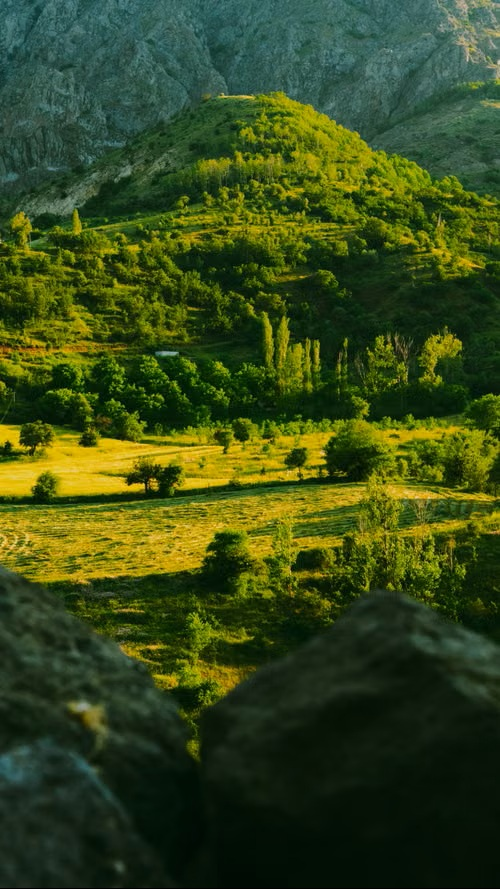
#> input picture Day26/input_images/document1.jpg, 500 x 889 px
$ python morphological_operations.py
#> lines starting #> are read from the running program, lines starting #| are printed output that depends on the picture; after the words box and inside, x2 and y2 are one past the last pixel; in counts of white or black regions, pixels touching at a corner belong together

import cv2
import numpy as np
import os

# 1. Get Day26 folder location
base_folder = os.path.dirname(os.path.abspath(__file__))

# Input image path
image_path = os.path.join(
    base_folder, "input_images", "document1.jpg"
)

# Output folder path
output_folder = os.path.join(
    base_folder, "output_images"
)

# Create output folder
os.makedirs(output_folder, exist_ok=True)

# 2. Read image
image = cv2.imread(image_path)
#> image is the input picture: shape (889, 500, 3); mean B, G, R 25.9, 72.6, 55.4

if image is None:
    print("Image not found!")
    exit()

print("Image loaded successfully!")

# 3. Convert to grayscale
gray = cv2.cvtColor(image, cv2.COLOR_BGR2GRAY)
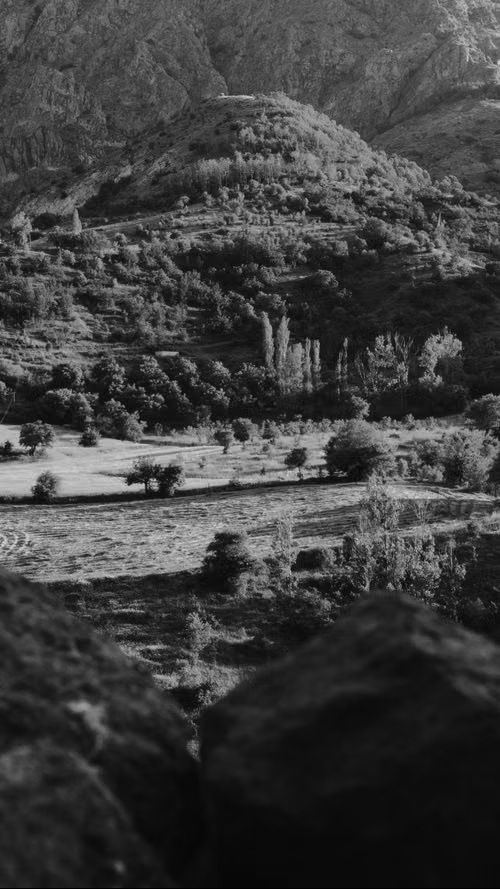
#> gray: shape (889, 500); min 1, max 217, mean 62.1

# 4. Convert to binary image
_, binary = cv2.threshold(
    gray, 127, 255, cv2.THRESH_BINARY
)
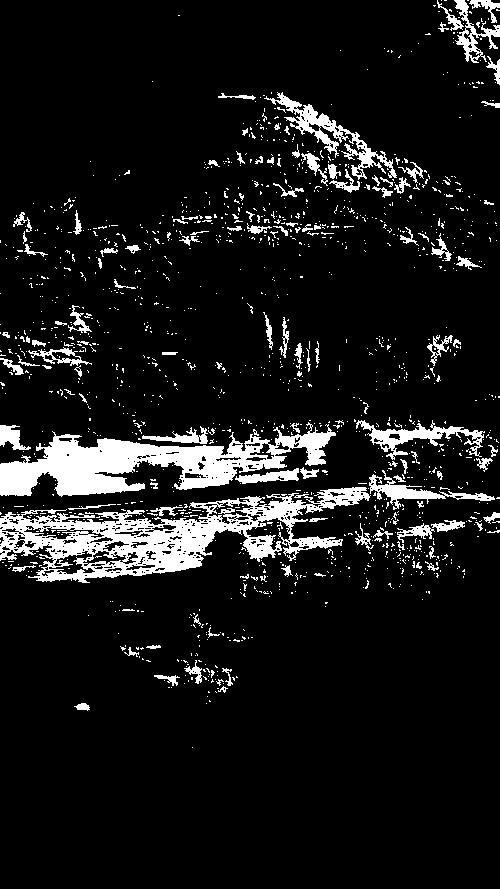
#> binary: shape (889, 500); 9.6% white; 1409 white regions (1286 under 20 px), largest, box (x1, y1, x2, y2) and area: (0, 487, 371, 583) 12676, (0, 422, 336, 497) 10639, (264, 92, 397, 180) 2041

# 5. Create kernel
kernel = np.ones((5, 5), np.uint8)

# 6. Erosion
erosion = cv2.erode(binary, kernel, iterations=1)
#> erosion: shape (889, 500); 2.2% white; 133 white regions (99 under 20 px), largest, box (x1, y1, x2, y2) and area: (0, 438, 232, 494) 5688, (138, 532, 199, 570) 599, (181, 522, 222, 550) 463

# 7. Dilation
dilation = cv2.dilate(binary, kernel, iterations=1)
#> dilation: shape (889, 500); 23.2% white; 222 white regions (2 under 20 px), largest, box (x1, y1, x2, y2) and area: (0, 395, 500, 599) 36801, (0, 410, 350, 499) 18713, (216, 90, 432, 200) 9027

# 8. Opening
opening = cv2.morphologyEx(
    binary, cv2.MORPH_OPEN, kernel
)
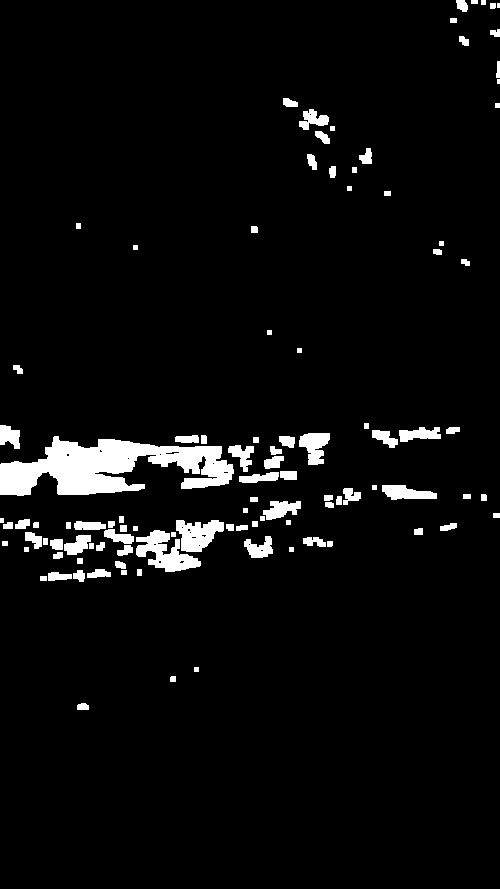
#> opening: shape (889, 500); 4.6% white; 104 white regions (2 under 20 px), largest, box (x1, y1, x2, y2) and area: (0, 436, 234, 496) 7904, (136, 530, 201, 572) 1366, (176, 520, 224, 552) 1012

# 9. Closing
closing = cv2.morphologyEx(
    binary, cv2.MORPH_CLOSE, kernel
)
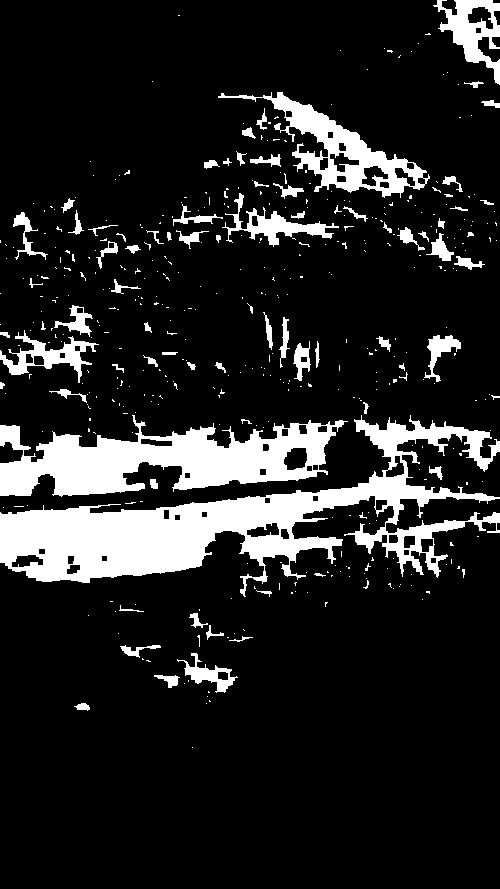
#> closing: shape (889, 500); 13.9% white; 450 white regions (372 under 20 px), largest, box (x1, y1, x2, y2) and area: (0, 415, 500, 597) 26902, (0, 415, 348, 497) 14656, (218, 92, 430, 198) 5427

# 10. Morphological Gradient
gradient = cv2.morphologyEx(
    binary, cv2.MORPH_GRADIENT, kernel
)
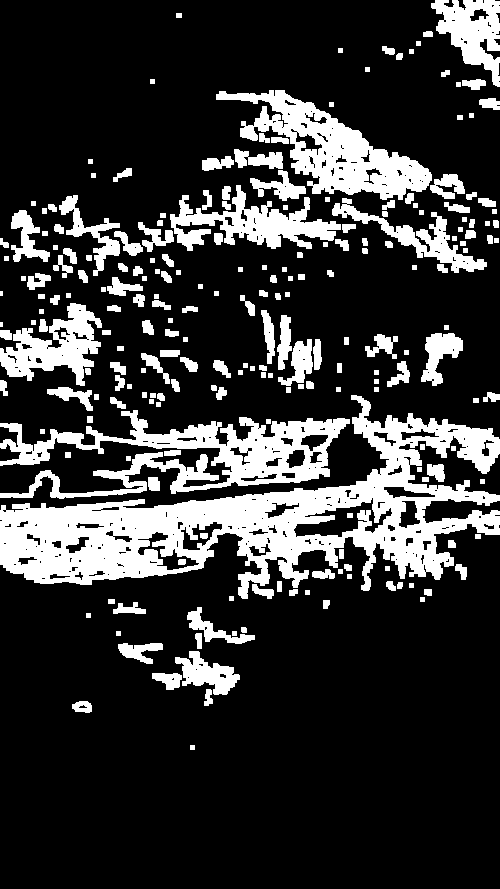
#> gradient: shape (889, 500); 21% white; 227 white regions (2 under 20 px), largest, box (x1, y1, x2, y2) and area: (0, 395, 500, 599) 33880, (0, 410, 350, 499) 11874, (216, 90, 432, 200) 8799

# 11. Top Hat
top_hat = cv2.morphologyEx(
    binary, cv2.MORPH_TOPHAT, kernel
)
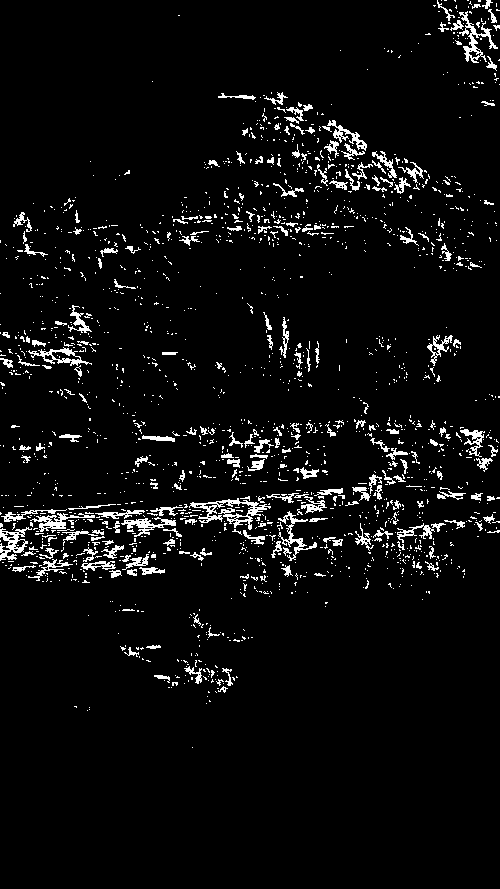
#> top_hat: shape (889, 500); 4.9% white in thin lines or dots, all inside (x1, y1, x2, y2) = (0, 0, 500, 748)

# 12. Black Hat
black_hat = cv2.morphologyEx(
    binary, cv2.MORPH_BLACKHAT, kernel
)
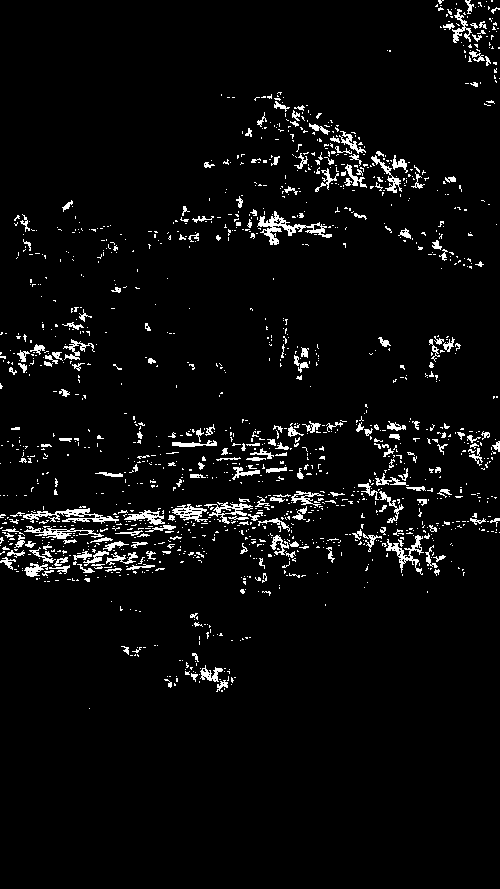
#> black_hat: shape (889, 500); 4.3% white in thin lines or dots, all inside (x1, y1, x2, y2) = (0, 0, 500, 709)

# 13. Display results
cv2.imshow("Original Binary", binary)
cv2.imshow("Erosion", erosion)
cv2.imshow("Dilation", dilation)
cv2.imshow("Opening", opening)
cv2.imshow("Closing", closing)
cv2.imshow("Gradient", gradient)
cv2.imshow("Top Hat", top_hat)
cv2.imshow("Black Hat", black_hat)

# 14. Save all images in Day26/output_images

cv2.imwrite(os.path.join(output_folder, "binary.jpg"), binary)
cv2.imwrite(os.path.join(output_folder, "erosion.jpg"), erosion)
cv2.imwrite(os.path.join(output_folder, "dilation.jpg"), dilation)
cv2.imwrite(os.path.join(output_folder, "opening.jpg"), opening)
cv2.imwrite(os.path.join(output_folder, "closing.jpg"), closing)
cv2.imwrite(os.path.join(output_folder, "gradient.jpg"), gradient)
cv2.imwrite(os.path.join(output_folder, "top_hat.jpg"), top_hat)
cv2.imwrite(os.path.join(output_folder, "black_hat.jpg"), black_hat)

# 15. Finish
print("All morphological operations completed!")

print("Images saved in:", output_folder)

cv2.waitKey(0)
cv2.destroyAllWindows()

$ run again, with Day26/input_images/document2.jpg copied over Day26/input_images/document1.jpg
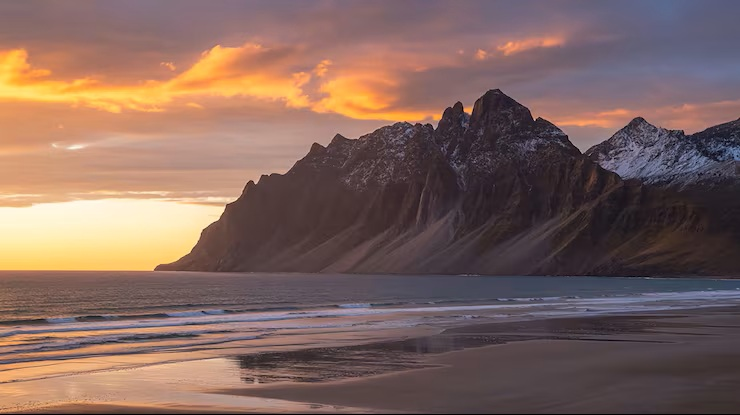
#> input picture Day26/input_images/document2.jpg, 740 x 415 px
#> image is the input picture: shape (415, 740, 3); mean B, G, R 94.2, 101.7, 128.6
#> `_, binary = cv2.threshold( gray, 127, 255, cv2.THRESH_BINARY )`:
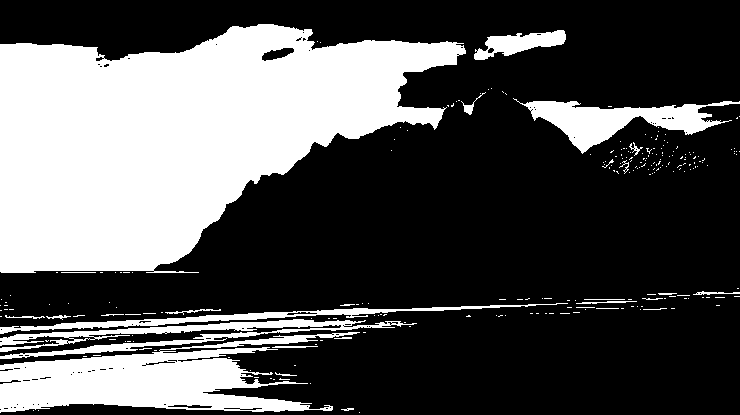
#> binary: shape (415, 740); 32.6% white; 244 white regions (217 under 20 px), largest, box (x1, y1, x2, y2) and area: (0, 24, 466, 273) 71723, (0, 332, 360, 413) 13960, (513, 98, 740, 154) 4633
#> erosion: shape (415, 740); 27% white; 37 white regions (22 under 20 px), largest, box (x1, y1, x2, y2) and area: (0, 26, 463, 271) 68226, (0, 352, 305, 410) 9611, (531, 103, 709, 150) 3147
#> dilation: shape (415, 740); 39.6% white; 29 white regions, largest, box (x1, y1, x2, y2) and area: (0, 22, 494, 275) 75778, (0, 296, 677, 415) 33528, (511, 96, 740, 157) 6375
#> opening: shape (415, 740); 30.6% white; 27 white regions, largest, box (x1, y1, x2, y2) and area: (0, 24, 465, 273) 71451, (0, 348, 307, 412) 12412, (529, 101, 711, 152) 4324
#> closing: shape (415, 740); 34.6% white; 72 white regions (57 under 20 px), largest, box (x1, y1, x2, y2) and area: (0, 24, 466, 273) 72062, (0, 299, 675, 415) 26468, (513, 98, 740, 154) 4778
#> gradient: shape (415, 740); 12.6% white; 36 white regions, largest, box (x1, y1, x2, y2) and area: (0, 296, 677, 415) 22201, (0, 22, 494, 275) 7157, (511, 96, 740, 157) 3142
#> top_hat: shape (415, 740); 2% white in thin lines or dots
#> `black_hat = cv2.morphologyEx( binary, cv2.MORPH_BLACKHAT, kernel )`:
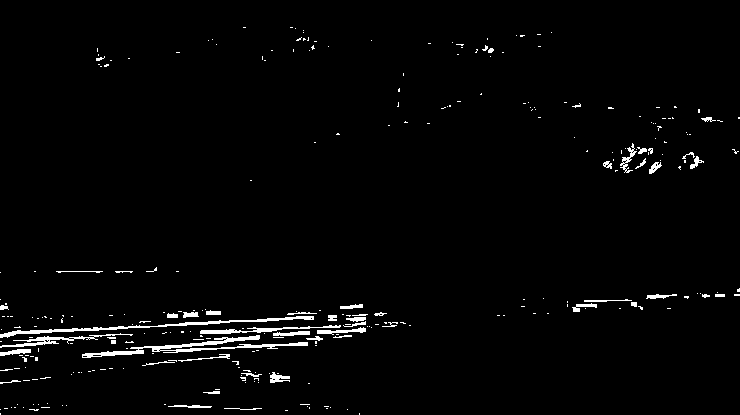
#> black_hat: shape (415, 740); 2% white; 291 white regions (242 under 20 px), largest, box (x1, y1, x2, y2) and area: (82, 335, 308, 358) 1108, (0, 316, 314, 338) 878, (0, 333, 133, 348) 417

$ run again, with Day26/input_images/document3.jpg copied over Day26/input_images/document1.jpg
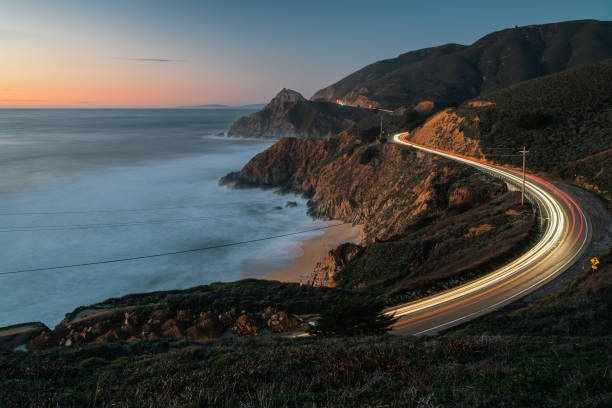
#> input picture Day26/input_images/document3.jpg, 612 x 408 px
#> image is the input picture: shape (408, 612, 3); mean B, G, R 78.1, 78, 73.5
#> `_, binary = cv2.threshold( gray, 127, 255, cv2.THRESH_BINARY )`:
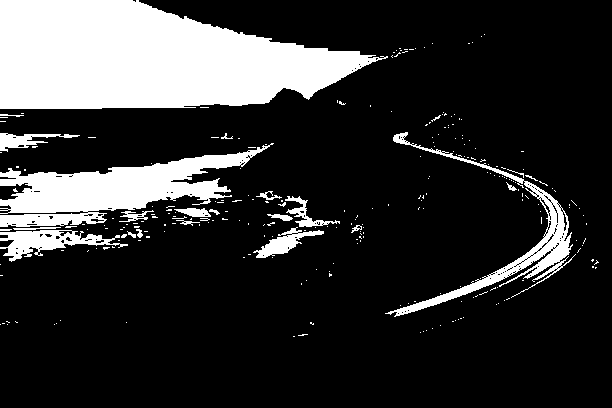
#> binary: shape (408, 612); 19.4% white; 265 white regions (241 under 20 px), largest, box (x1, y1, x2, y2) and area: (0, 0, 388, 109) 29827, (0, 143, 274, 227) 9633, (385, 132, 576, 317) 3806
#> erosion: shape (408, 612); 14.6% white; 32 white regions (16 under 20 px), largest, box (x1, y1, x2, y2) and area: (0, 0, 366, 107) 28195, (0, 155, 244, 211) 6210, (10, 233, 62, 254) 508
#> dilation: shape (408, 612); 26% white; 58 white regions (1 under 20 px), largest, box (x1, y1, x2, y2) and area: (0, 0, 418, 124) 31931, (0, 141, 276, 264) 17373, (383, 130, 588, 319) 8493
#> opening: shape (408, 612); 17.2% white; 19 white regions, largest, box (x1, y1, x2, y2) and area: (0, 0, 368, 109) 29675, (0, 152, 248, 213) 8053, (521, 209, 569, 270) 1046
#> closing: shape (408, 612); 21.2% white; 106 white regions (95 under 20 px), largest, box (x1, y1, x2, y2) and area: (0, 0, 414, 122) 30114, (0, 143, 274, 262) 14181, (385, 132, 576, 317) 5490
#> gradient: shape (408, 612); 11.4% white; 59 white regions (1 under 20 px), largest, box (x1, y1, x2, y2) and area: (0, 141, 276, 264) 9646, (383, 130, 588, 319) 7929, (0, 0, 418, 124) 3736
#> top_hat: shape (408, 612); 2.3% white in thin lines or dots, all inside (x1, y1, x2, y2) = (0, 0, 599, 337)
#> `black_hat = cv2.morphologyEx( binary, cv2.MORPH_BLACKHAT, kernel )`:
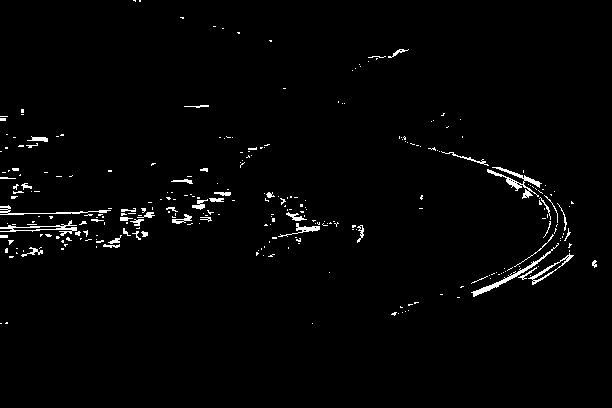
#> black_hat: shape (408, 612); 1.8% white in thin lines or dots, all inside (x1, y1, x2, y2) = (0, 0, 597, 324)
